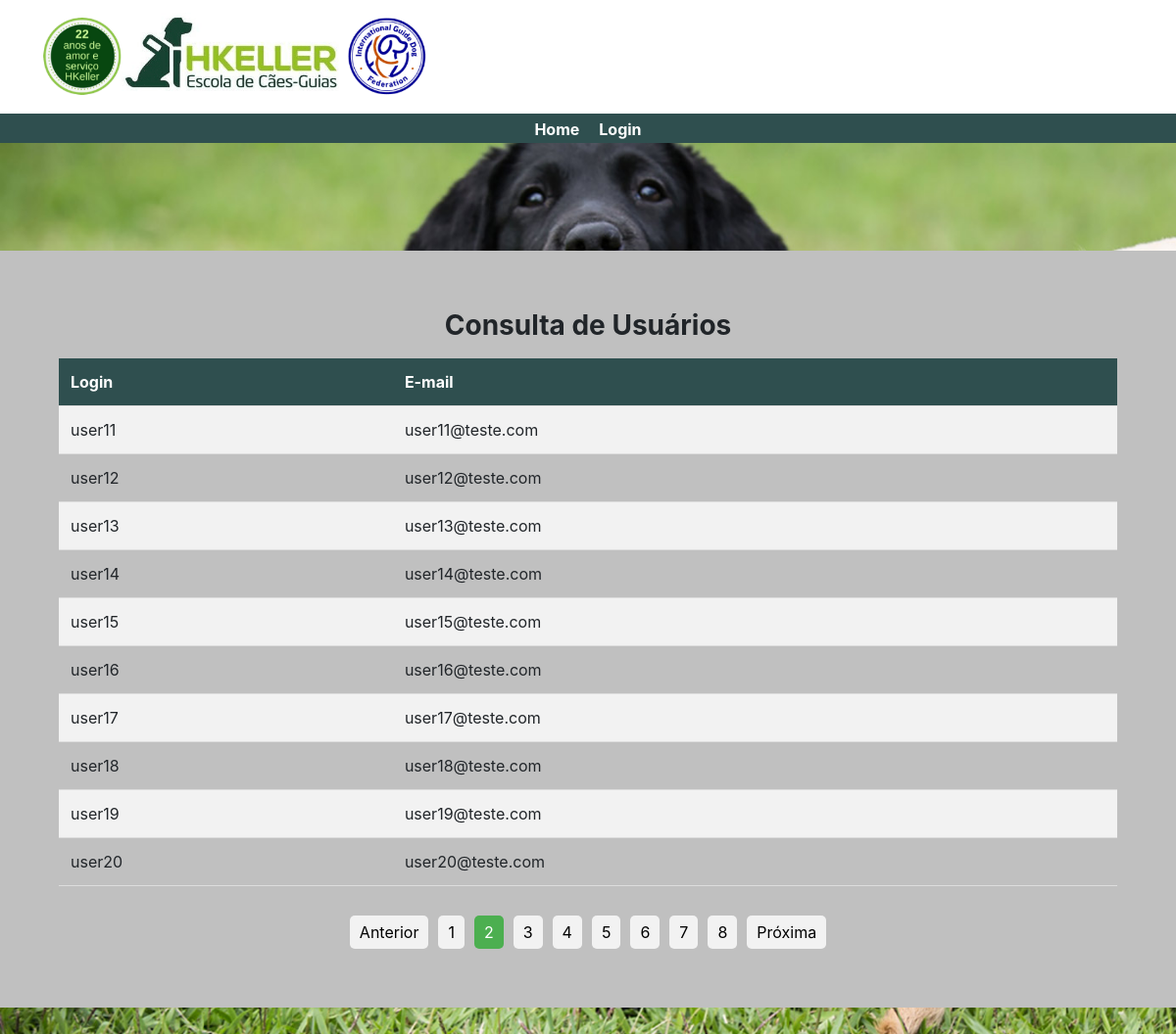
The page /app/views/Usuarios/UsuariosListView.php?pagina=2 on the database its author committed.
### tables this page shows
CREATE TABLE `usuarios` (
  `ID` int(10) NOT NULL COMMENT 'Identificador do usuário.',
  `LOGIN` varchar(20) NOT NULL COMMENT 'Login para entrar no sistema.',
  `SENHA` varchar(20) NOT NULL COMMENT 'Senha do usuário.',
  `EMAIL` varchar(70) NOT NULL COMMENT 'E-mail usado na redefinição de senha.',
  `FOTO` blob NOT NULL
);

### app/models/Usuarios/UsuariosModel.php (called while the page is built, shortened)
<?php
class UsuariosModel{
    public function consultar(){
        $conn = new Conexao();
        $conn = $conn->conectar();
        $stmt = $conn->prepare("SELECT * FROM usuarios");
        $stmt->execute();
        return $stmt->fetchAll(PDO::FETCH_ASSOC);
    }
}
?>

### app/controllers/Usuarios/UsuariosController.php (called while the page is built, shortened)
<?php
require_once DIR_PATH.'/app/models/Usuarios/UsuariosModel.php';
class UsuariosController {
    public function __construct(){
        $this->usuario = new UsuariosModel();
    }
    public function consultar() {
        $resultado = $this->usuario->consultar();
        return $resultado;
    }
    public function processRequest($actionName) {
        switch ($actionName) {
            case "consultarUsuario":
                return $this->consultar();
                break;
        }
    }
}
?>

### app/views/Usuarios/UsuariosListView.php (the view, shortened to what this page needs)
<?php
include DIR_PATH.'app/views/Esqueleto/Esqueleto.php';
require_once DIR_PATH.'/app/controllers/Usuarios/UsuariosController.php';
$usuariosController = new UsuariosController();
$registrosPorPagina = 10;
$usuarios = $usuariosController->processRequest("consultarUsuario");
$totalRegistros = count($usuarios);
$totalPaginas = ceil($totalRegistros / $registrosPorPagina);
$paginaAtual = $_GET['pagina'];
$registroInicial = ($paginaAtual - 1) * $registrosPorPagina;
$usuarios = array_slice($usuarios, $registroInicial, $registrosPorPagina);
?>
<!DOCTYPE html>
<html>
<head>
</head>
<body>
<div class="container-cadastro">
    <h1 class="h3 mb-3 font-weight-normal"><b>Consulta de Usuários</b></h1>
    <table>
        <tr>
            <th style="background-color: #2F4F4F; color: white;" >Login</th>
            <th style="background-color: #2F4F4F; color: white;">E-mail</th>
        </tr>
        <?php foreach ($usuarios as $usuario): ?>
            <tr>
                <td><?php echo $usuario['LOGIN'] ?></td>
                <td><?php echo $usuario['EMAIL'] ?></td>
            </tr>
        <?php endforeach; ?>
    </table>
    <div class="pagination">
        <?php if ($paginaAtual > 1): ?>
            <a href="?pagina=<?php echo $paginaAtual - 1; ?>">Anterior</a>
        <?php endif; ?>
        <?php for ($i = 1; $i <= $totalPaginas; $i++): ?>
            <?php if ($i == $paginaAtual): ?>
                <a href="?pagina=<?php echo $i; ?>" class="active"><?php echo $i; ?></a>
            <?php else: ?>
                <a href="?pagina=<?php echo $i; ?>"><?php echo $i; ?></a>
            <?php endif; ?>
        <?php endfor; ?>
        <?php if ($paginaAtual < $totalPaginas): ?>
            <a href="?pagina=<?php echo $paginaAtual + 1; ?>">Próxima</a>
        <?php endif; ?>
    </div>
</div>
</body>
</html>

### assets/css/style.css (style rules this page uses)
body { background-image: url('../img/fundoLogin.jpg'); background-size: cover; }
h1 { text-align: center; }
.container-cadastro { margin: 80px auto; max-width: 1200px; padding: 60px; background-color: #C0C0C0; }

### app/views/Usuarios/UsuariosListView.php (style rules this page uses)
table { border-collapse: collapse; width: 100%; text-align: left; }
th, td { padding: 12px; text-align: left; border-bottom: 1px solid #ddd; }
th { background-color: #f2f2f2; font-weight: bold; }
tr:nth-child(even) { background-color: #f2f2f2; }
.pagination { display: flex; justify-content: center; margin-top: 30px; }
.pagination a { display: inline-block; padding: 5px 10px; background-color: #f2f2f2; color: black; border-radius: 5px; text-decoration: none; margin: 0 5px; }
.pagination a.active { background-color: #4CAF50; color: white; }

### rows shown on the page
usuarios: LOGIN "user11", EMAIL "user11@teste.com"
usuarios: LOGIN "user12", EMAIL "user12@teste.com"
usuarios: LOGIN "user13", EMAIL "user13@teste.com"
usuarios: LOGIN "user14", EMAIL "user14@teste.com"
usuarios: LOGIN "user15", EMAIL "user15@teste.com"
usuarios: LOGIN "user16", EMAIL "user16@teste.com"
usuarios: LOGIN "user17", EMAIL "user17@teste.com"
usuarios: LOGIN "user18", EMAIL "user18@teste.com"
usuarios: LOGIN "user19", EMAIL "user19@teste.com"
usuarios: LOGIN "user20", EMAIL "user20@teste.com"
